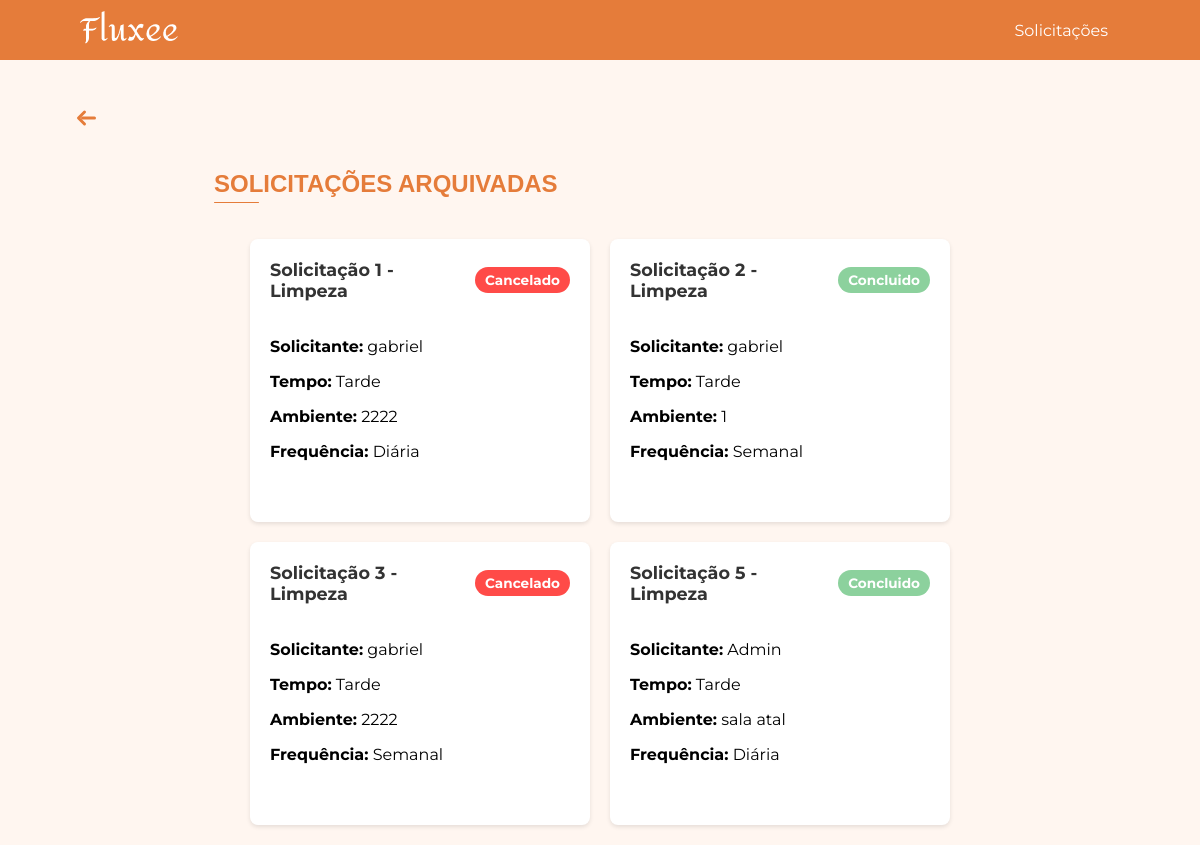
Before: /solicitacoes/arquivadas/ (signed in) with the older database file.
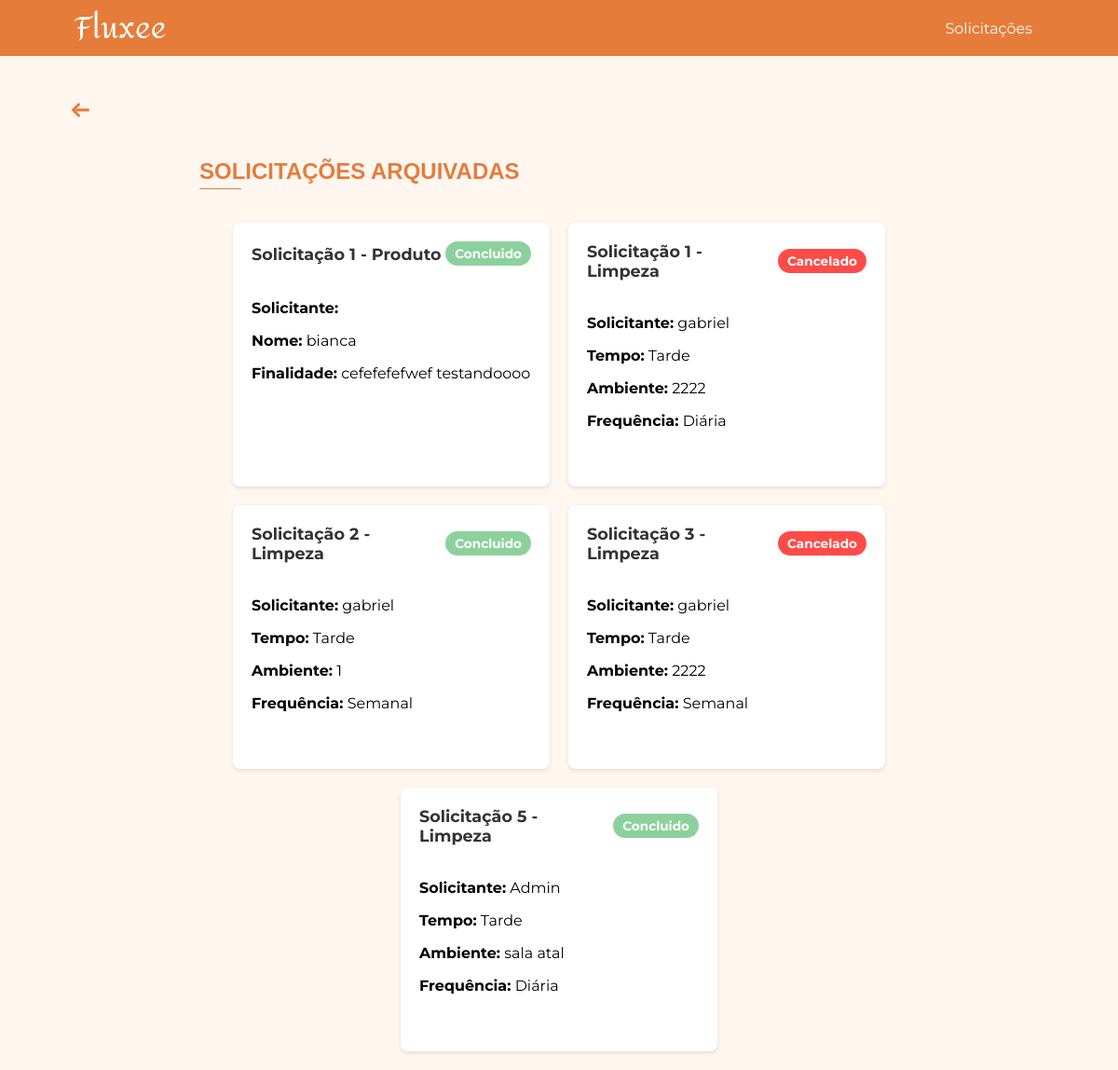
After: the same page with the newer database file.
### app/models.py (models this page shows, shortened)
class SolicitacaoLimpeza(db.Model):
    __tablename__ = 'solicitacao_limpeza'
    id = db.Column(db.Integer, primary_key=True)
    solicitante = db.Column(db.String(200))
    servico_id = db.Column(db.Integer, db.ForeignKey('services.id'), nullable=True)
    tempo = db.Column(db.String)
    ambiente = db.Column(db.String)
    frequencia = db.Column(db.String)
    status = db.Column(db.String(50), nullable=False, default="Aguardando")

class Solicitacao(db.Model):
    __tablename__ = 'solicitacao'
    id = db.Column(db.Integer, primary_key=True)
    nome = db.Column(db.String(200), nullable=False)
    disciplina_id = db.Column(db.Integer, db.ForeignKey('disciplina.id'), nullable=True)
    disciplina = db.relationship('Disciplina', backref=db.backref('solicitacoes', lazy=True))
    user_id = db.Column(db.Integer, db.ForeignKey('user.id'), nullable=False)
    user = db.relationship('User', backref=db.backref('solicitacoes', lazy=True))
    produto_id = db.Column(db.Integer, db.ForeignKey("produto.id"))
    produto = db.relationship('Produto', backref='solicitacoes', lazy=True)
    quantidade = db.Column(db.Integer)
    data_limite = db.Column(db.Date)
    finalidade = db.Column(db.Text)
    status = db.Column(db.String(50), nullable=False, default="Aguardando")

### app/view.py (the view)
@app.route('/solicitacoes/arquivadas/')
@login_required
def solicitacoes_arquivadas():
    solicitacoes_produto_models = Solicitacao.query.options(db.joinedload(Solicitacao.disciplina), db.joinedload(Solicitacao.produto)).filter(Solicitacao.status.in_(["Concluido", "Cancelado"])).all()
    solicitacoes_produto_dto = [
        SolicitacaoProdutoDTO(
            id=s.id,
            nome=s.nome,
            disciplina_nome=s.disciplina.nome if s.disciplina else "N/A",
            produto_nome=s.produto.nome if s.produto else "N/A",
            quantidade=s.quantidade,
            data_limite=s.data_limite,
            finalidade=s.finalidade,
            status=s.status
        ) for s in solicitacoes_produto_models
    ]
    solicitacoes_transporte_models = SolicitacaoTransporte.query.filter(SolicitacaoTransporte.status.in_(["Concluido", "Cancelado"])).all()
    solicitacoes_transporte_dto = [
        SolicitacaoTransporteDTO(
            id=s.id,
            solicitante=s.solicitante,
            servico_id=s.servico_id,
            data_saida=s.data_saida,
            data_retorno=s.data_retorno,
            quantidade_de_onibus=s.quantidade_de_onibus,
            horario_de_saida=s.horario_de_saida,
            horario_de_chegada=s.horario_de_chegada,
            status=s.status
        ) for s in solicitacoes_transporte_models
    ]
    solicitacoes_seguranca_models = SolicitacaoSeguranca.query.filter(SolicitacaoSeguranca.status.in_(["Concluido", "Cancelado"])).all()
    solicitacoes_seguranca_dto = [
        SolicitacaoSegurancaDTO(
            id=s.id,
            solicitante=s.solicitante,
            servico_id=s.servico_id,
            data_inicio=s.data_inicio,
            area_atuacao=s.area_atuacao,
            turno=s.turno,
            status=s.status
        ) for s in solicitacoes_seguranca_models
    ]
    solicitacoes_limpeza_models = SolicitacaoLimpeza.query.filter(SolicitacaoLimpeza.status.in_(["Concluido", "Cancelado"])).all()
    solicitacoes_limpeza_dto = [
        SolicitacaoLimpezaDTO(
            id=s.id,
            solicitante=s.solicitante,
            servico_id=s.servico_id,
            tempo=s.tempo,
            ambiente=s.ambiente,
            frequencia=s.frequencia,
            status=s.status
        ) for s in solicitacoes_limpeza_models
    ]
    solicitacoes = solicitacoes_produto_dto + solicitacoes_transporte_dto + solicitacoes_seguranca_dto + solicitacoes_limpeza_dto
    return render_template(
        'solicitacoes_arquivadas.html',
        solicitacoes=solicitacoes,
    )

### app/models.py (called while the page is built)
@login_manager.user_loader
def load_user(user_id):
    return User.query.get(int(user_id))

### app/templates/solicitacoes_arquivadas.html (shortened to what this page needs)
<!DOCTYPE html>
<html lang="pt-BR">
<head>
    <link rel="stylesheet" href="{{ url_for('static', filename='css/home.css') }}">
    <link rel="stylesheet" href="{{ url_for('static', filename='css/solicitacoes.css') }}">
</head>
<body>
    {% include 'componentes/alertas/alerta_sucesso.html' %}
    {% include 'componentes/header/header.html' %}
{% with texto="SOLICITAÇÕES ARQUIVADAS" %}
        {% include 'componentes/titulos/titulo.html' %}
    {% endwith %}
    <div class="solicitacoes-container">
        {% for solicitacao in solicitacoes %}
            {% include 'componentes/cards/card_solicitacao.html' %}
        {% endfor %}
    </div>
</body>
</html>

### app/templates/componentes/cards/card_solicitacao.html (shortened to what this page needs)
<div class="solicitacao-card">
    <div class="header">
        <span class="id-solicitacao">Solicitação {{ solicitacao.id }} - {{ solicitacao.categoria }}</span>
        <span class="status {{ solicitacao.status | lower }}">{{ solicitacao.status }}</span>
    </div>
    <div class="content">
        <p><strong>Solicitante:</strong> {{ solicitacao.solicitante }}</p>
        {% if solicitacao.categoria == "Transporte" %}
            <p><strong>Data de Saída:</strong> {{ solicitacao.data_saida }}</p>
            <p><strong>Data de Retorno:</strong> {{ solicitacao.data_retorno }}</p>
        {% elif solicitacao.categoria == "Limpeza" %}
            <p><strong>Tempo:</strong> {{ solicitacao.tempo }}</p>
            <p><strong>Ambiente:</strong> {{ solicitacao.ambiente }}</p>
            <p><strong>Frequência:</strong> {{ solicitacao.frequencia }}</p>
        {% elif solicitacao.categoria == "Segurança" %}
            <p><strong>Data de Início:</strong> {{ solicitacao.data_inicio }}</p>
            <p><strong>Área de Atuação:</strong> {{ solicitacao.area_atuacao }}</p>
            <p><strong>Turno:</strong> {{ solicitacao.turno }}</p>
        {% elif solicitacao.categoria == "Produto" %}
            <p><strong>Nome:</strong> {{ solicitacao.nome }}</p>
            <p><strong>Finalidade:</strong> {{ solicitacao.finalidade }}</p>
        {% endif %}
    </div>
</div>

Changed rows visible on the page:
now on this page (row edited): Solicitacao: id "1", categoria "Produto", status "Concluido", nome "bianca", finalidade "cefefefefwef testandoooo"
